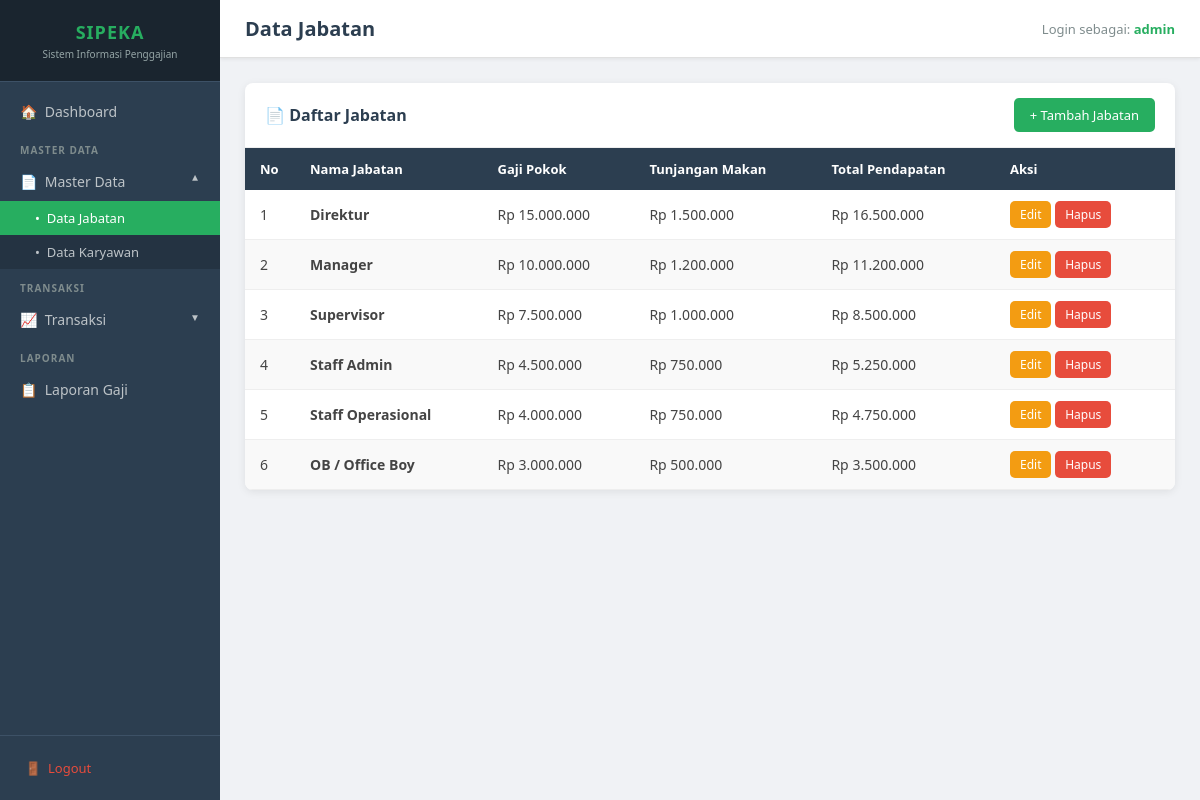
/modul/jabatan/index.php (signed in), run on the app's committed database.
### tables this page shows
CREATE TABLE IF NOT EXISTS `jabatan` (
    `id_jabatan` INT AUTO_INCREMENT PRIMARY KEY,
    `nama_jabatan` VARCHAR(50) NOT NULL,
    `gapok` INT NOT NULL DEFAULT 0,
    `tunjangan_makan` INT NOT NULL DEFAULT 0
);

### modul/jabatan/index.php (the view, shortened to what this page needs)
<?php
require_once __DIR__ . '/../../includes/header.php';
$jabatan_list = mysqli_query($conn, "SELECT * FROM jabatan ORDER BY id_jabatan ASC");
?>
<?php require_once __DIR__ . '/../../includes/sidebar.php'; ?>
<div class="main-content">
    <div class="topbar">
        <h1>Data Jabatan</h1>
        <div class="user-info">Login sebagai: <span><?= htmlspecialchars($_SESSION['user']) ?></span></div>
    </div>
    <div class="content-area">
        <div class="card">
            <div class="card-header">
                <h3>&#128196; Daftar Jabatan</h3>
                <a href="/pelatihan/sipeka/modul/jabatan/tambah.php" class="btn btn-primary">
                    &#43; Tambah Jabatan
                </a>
            </div>
            <div class="card-body" style="padding:0;">
                <div class="table-responsive">
                    <table>
                        <thead>
                            <tr>
                                <th width="50">No</th>
                                <th>Nama Jabatan</th>
                                <th>Gaji Pokok</th>
                                <th>Tunjangan Makan</th>
                                <th>Total Pendapatan</th>
                                <th width="180">Aksi</th>
                            </tr>
                        </thead>
                        <tbody>
                            <?php if (mysqli_num_rows($jabatan_list) > 0): ?>
                                <?php $no = 1; while ($row = mysqli_fetch_assoc($jabatan_list)): ?>
                                    <tr>
                                        <td><?= $no++ ?></td>
                                        <td><strong><?= htmlspecialchars($row['nama_jabatan']) ?></strong></td>
                                        <td>Rp <?= number_format($row['gapok'], 0, ',', '.') ?></td>
                                        <td>Rp <?= number_format($row['tunjangan_makan'], 0, ',', '.') ?></td>
                                        <td>Rp <?= number_format($row['gapok'] + $row['tunjangan_makan'], 0, ',', '.') ?></td>
                                        <td>
                                            <a href="/pelatihan/sipeka/modul/jabatan/edit.php?id=<?= $row['id_jabatan'] ?>"
                                               class="btn btn-warning btn-sm">Edit</a>
                                            <a href="/pelatihan/sipeka/modul/jabatan/hapus.php?id=<?= $row['id_jabatan'] ?>"
                                               class="btn btn-danger btn-sm"
                                               onclick="return confirm('Yakin ingin menghapus jabatan ini?')">Hapus</a>
                                        </td>
                                    </tr>
                                <?php endwhile; ?>
                            <?php endif; ?>
                        </tbody>
                    </table>
                </div>
            </div>
        </div>
    </div>
</div>
</body>
</html>

### assets/style.css (style rules this page uses)
* { margin: 0; padding: 0; box-sizing: border-box; }
body { font-family: 'Segoe UI', Tahoma, Geneva, Verdana, sans-serif; background-color: #f0f2f5; color: #333; min-height: 100vh; }
.main-content { margin-left: 220px; min-height: 100vh; display: flex; flex-direction: column; }
.topbar { background-color: #fff; padding: 15px 25px; border-bottom: 1px solid #e0e0e0; display: flex; align-items: center; justify-content: space-between; position: sticky; top: 0; z-index: 50; box-shadow: 0 1px 4px rgba(0,0,0,0.08); }
.topbar h1 { font-size: 20px; font-weight: 600; color: #2c3e50; }
.topbar .user-info { font-size: 13px; color: #7f8c8d; }
.topbar .user-info span { color: #27ae60; font-weight: 600; }
.content-area { padding: 25px; flex: 1; }
.card { background-color: #fff; border-radius: 8px; box-shadow: 0 2px 8px rgba(0,0,0,0.08); margin-bottom: 20px; overflow: hidden; }
.card-header { padding: 15px 20px; border-bottom: 1px solid #eee; display: flex; align-items: center; justify-content: space-between; }
.card-header h3 { font-size: 16px; font-weight: 600; color: #2c3e50; }
.card-body { padding: 20px; }
.table-responsive { overflow-x: auto; }
table { width: 100%; border-collapse: collapse; font-size: 14px; }
thead th { background-color: #2c3e50; color: #fff; padding: 12px 15px; text-align: left; font-weight: 600; font-size: 13px; white-space: nowrap; }
tbody tr { border-bottom: 1px solid #eee; transition: background 0.15s; }
tbody tr:nth-child(even) { background-color: #f9f9f9; }
tbody td { padding: 11px 15px; color: #444; vertical-align: middle; }
.btn { display: inline-flex; align-items: center; gap: 5px; padding: 8px 16px; border: none; border-radius: 5px; cursor: pointer; font-size: 13px; font-weight: 500; text-decoration: none; transition: opacity 0.2s, transform 0.1s; white-space: nowrap; }
.btn-primary { background-color: #27ae60; color: #fff; }
.btn-danger { background-color: #e74c3c; color: #fff; }
.btn-warning { background-color: #f39c12; color: #fff; }
.btn-sm { padding: 5px 10px; font-size: 12px; }

### data on the page
jabatan: nama_jabatan "Direktur", gapok "15.000.000", tunjangan_makan "1.500.000", $row['gapok'] + $row['tunjangan_makan'] "16.500.000"
jabatan: nama_jabatan "Manager", gapok "10.000.000", tunjangan_makan "1.200.000", $row['gapok'] + $row['tunjangan_makan'] "11.200.000"
jabatan: nama_jabatan "Supervisor", gapok "7.500.000", tunjangan_makan "1.000.000", $row['gapok'] + $row['tunjangan_makan'] "8.500.000"
jabatan: nama_jabatan "Staff Admin", gapok "4.500.000", tunjangan_makan "750.000", $row['gapok'] + $row['tunjangan_makan'] "5.250.000"
jabatan: nama_jabatan "Staff Operasional", gapok "4.000.000", tunjangan_makan "750.000", $row['gapok'] + $row['tunjangan_makan'] "4.750.000"
jabatan: nama_jabatan "OB / Office Boy", gapok "3.000.000", tunjangan_makan "500.000", $row['gapok'] + $row['tunjangan_makan'] "3.500.000"

### other printed values
$_SESSION['user'] "admin"
